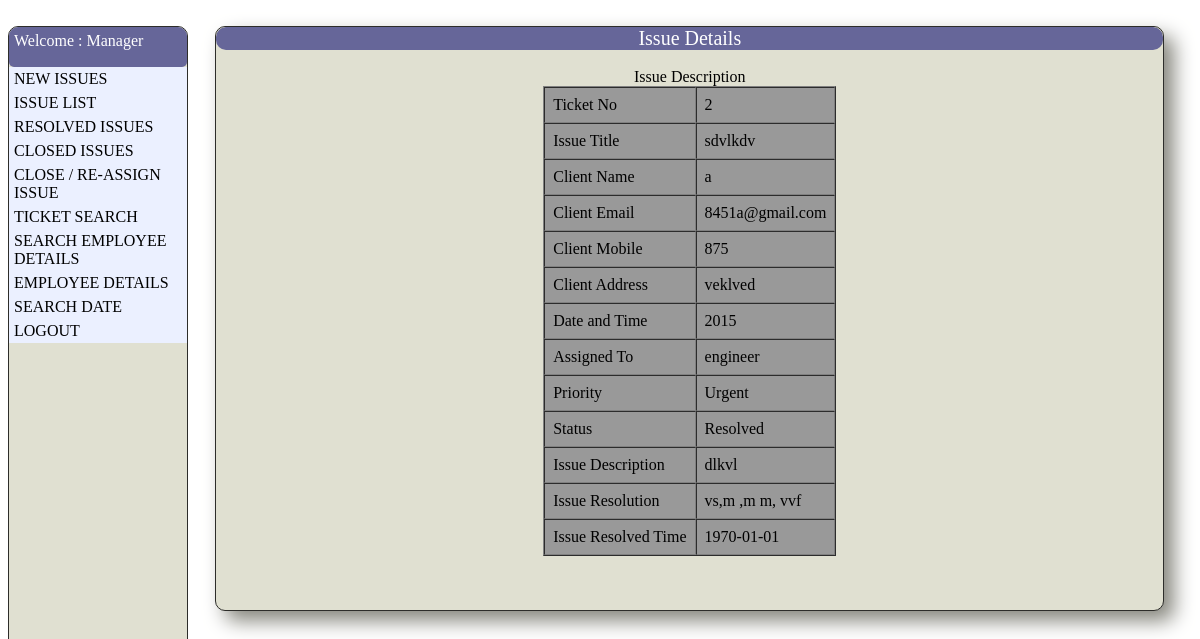
The page /application/manager/issue_description.php?ticketid=2 (signed in) on the database its author committed.
### tables this page shows
CREATE TABLE IF NOT EXISTS `issueclient` (
  `ticketid` bigint(20) NOT NULL AUTO_INCREMENT,
  `name` varchar(50) NOT NULL,
  `email` varchar(50) NOT NULL,
  `mobile` int(15) NOT NULL,
  `address` mediumtext NOT NULL,
  `time` bigint(20) NOT NULL,
  PRIMARY KEY (`ticketid`),
  UNIQUE KEY `ticketid` (`ticketid`)
);

CREATE TABLE IF NOT EXISTS `issuedetails` (
  `ticketid` bigint(20) NOT NULL,
  `issuetitle` text NOT NULL,
  `issuedesc` longtext NOT NULL,
  `priority` varchar(255) NOT NULL,
  `assignedto` varchar(255) NOT NULL,
  `assignedby` varchar(255) NOT NULL,
  `status` varchar(255) NOT NULL,
  `time` bigint(20) NOT NULL,
  `rtime` bigint(20) NOT NULL,
  PRIMARY KEY (`ticketid`)
);

CREATE TABLE IF NOT EXISTS `issue_resolve` (
  `ticket_id` bigint(20) NOT NULL,
  `issue_resolve_details` longtext NOT NULL,
  `resolved_time` bigint(20) NOT NULL,
  PRIMARY KEY (`ticket_id`)
);

### dir.php (called while the page is built, shortened)
<?php
$root='';
$css=$root.'/css';
?>

### application/manager/issue_description.php (the view, shortened to what this page needs)
<?php
$id=$_REQUEST['ticketid'];
include('../../style.php');
include('../../dir.php');
?>
<head>
<link href="<?php echo $css?>/style.css" rel="stylesheet" type="text/css">
</head>
<?php
$format = "Y-m-d";
$query="SELECT a.ticketid,b.issuetitle,a.name,a.email,a.mobile,a.address,a.time,b.assignedto,b.assignedby,b.priority,b.status,b.issuedesc FROM issueclient a,issuedetails b where a.ticketid=b.ticketid AND a.ticketid=".$id;
$result=mysqli_query($connection,$query);
echo "<div class='main'><div id='caption'>Issue Details</div></br><div id=\"tab\"><table border='1' cellspacing=0 cellpadding=8 align='center'>";
while($list=mysqli_fetch_array($result))
{
echo "<caption>Issue Description</caption><tr><td>Ticket No</td><td>".$list['ticketid']."</td</tr>";
echo "<tr><td>Issue Title</td><td>".$list['issuetitle']."</td></tr>";
echo "<tr><td>Client Name</td><td>".$list['name']."</td></tr>";
echo "<tr><td>Client Email</td><td>".$list['email']."</td></tr>";
echo "<tr><td>Client Mobile</td><td>".$list['mobile']."</td></tr>";
echo "<tr><td>Client Address</td><td>".$list['address']."</td></tr>";
echo "<tr><td>Date and Time</td><td>";
echo "".$list['time']."</td></tr>";
echo "<tr><td>Assigned To</td><td>".$list['assignedto']."</td></tr>";
echo "<tr><td>Priority</td><td>".$list['priority']."</td></tr>";
echo "<tr><td>Status</td><td>".$list['status']."</td></tr>";
echo "<tr><td>Issue Description</td><td>".$list['issuedesc']."</td></tr>";
if($list['status']=='Resolved'||'Closed')
 {
  $rquery="SELECT * from issue_resolve where ticket_id=".$list['ticketid'];
  $rresult=mysqli_query($connection,$rquery);
	  while($rlist=mysqli_fetch_array($rresult))
	  {
       echo "<tr><td>Issue Resolution</td><td>".$rlist['issue_resolve_details']."</td></tr>";
       echo "<tr><td>Issue Resolved Time</td><td>";
       echo date($format,$rlist['resolved_time'])."</td></tr>";
      }
 }
 }
?>
</table>
</div></br></br></br>
</div>
</body>
</html>

### css/style.css (style rules this page uses)
td { background-color:#999999; }
.main { background:#e0e0d1; width:80%; margin:auto; overflow:hidden; float:center; border:1px solid #2d2d2a; border-radius:10px; box-shadow:10px 10px 20px #86867d; }
#caption { text-align:center; color:#ffffff; font-size:20px; background:#666699; border-radius:10px; width:100%; }

### rows shown on the page
issueclient: ticketid "2", issuedetails.issuetitle "sdvlkdv", name "a", email "8451a@gmail.com", mobile "875", address "veklved", time "2015", issuedetails.assignedto "engineer", issuedetails.priority "Urgent", issuedetails.status "Resolved", issuedetails.issuedesc "dlkvl"
issue_resolve: issue_resolve_details "vs,m ,m m, vvf", resolved_time "1970-01-01"

### other values the page prints
$name "Manager"
